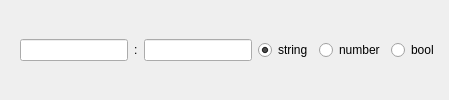
             <widget class="QWidget" name="widget_params_4" native="true">
              <layout class="QHBoxLayout" name="horizontalLayout_11">
               <property name="leftMargin">
                <number>20</number>
               </property>
               <property name="topMargin">
                <number>0</number>
               </property>
               <property name="rightMargin">
                <number>10</number>
               </property>
               <property name="bottomMargin">
                <number>0</number>
               </property>
               <item>
                <widget class="QLineEdit" name="lineEdit_key4">
                 <property name="toolTip">
                  <string>key 4</string>
                 </property>
                 <property name="text">
                  <string notr="true"/>
                 </property>
                 <property name="alignment">
                  <set>Qt::AlignRight|Qt::AlignTrailing|Qt::AlignVCenter</set>
                 </property>
                </widget>
               </item>
               <item>
                <widget class="QLabel" name="label_18">
                 <property name="text">
                  <string notr="true">:</string>
                 </property>
                </widget>
               </item>
               <item>
                <widget class="QLineEdit" name="lineEdit_value4">
                 <property name="toolTip">
                  <string>value 4</string>
                 </property>
                 <property name="text">
                  <string notr="true"/>
                 </property>
                </widget>
               </item>
               <item>
                <widget class="QRadioButton" name="rBtn_string4">
                 <property name="text">
                  <string notr="true">string</string>
                 </property>
                 <property name="checked">
                  <bool>true</bool>
                 </property>
                </widget>
               </item>
               <item>
                <widget class="QRadioButton" name="rBtn_number4">
                 <property name="text">
                  <string notr="true">number</string>
                 </property>
                </widget>
               </item>
               <item>
                <widget class="QRadioButton" name="rBtn_bool4">
                 <property name="text">
                  <string notr="true">bool</string>
                 </property>
                </widget>
               </item>
              </layout>
             </widget>
